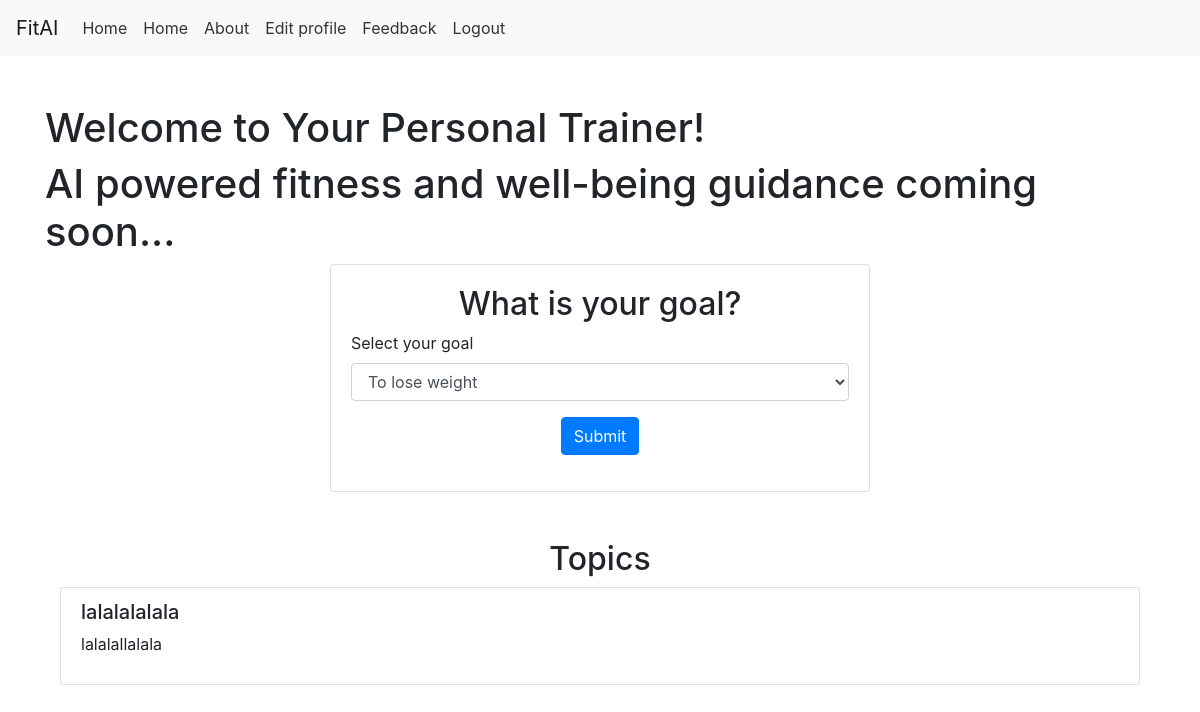
The app's page /user (signed in), older data.
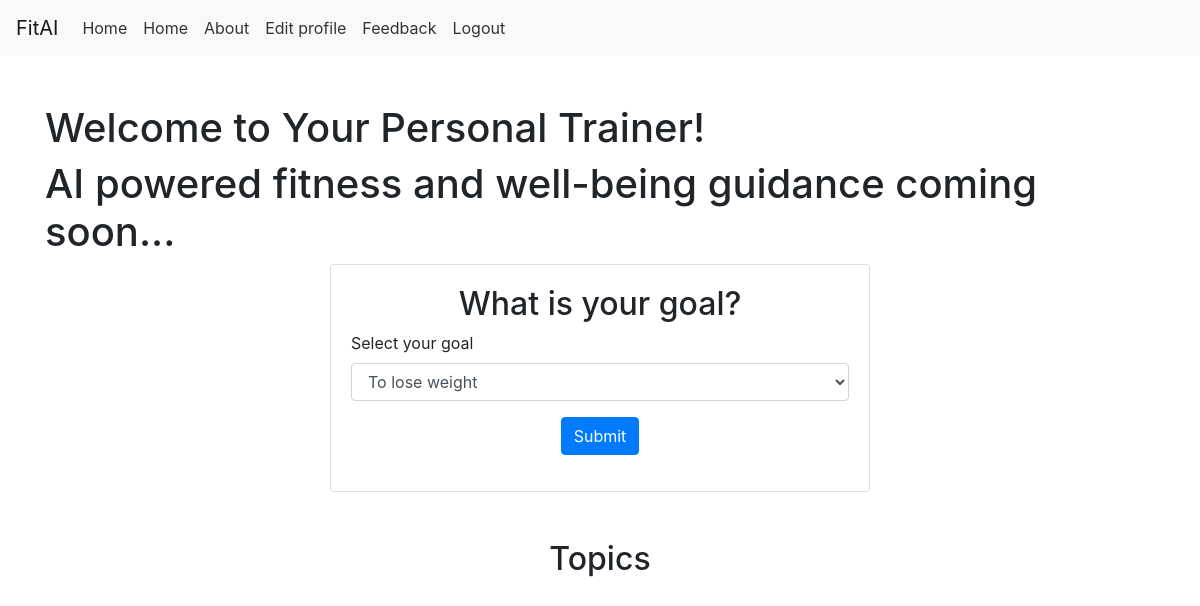
The same page, newer data.
### main.py (models this page shows, shortened)
class Topics(db.Model):
    id = db.Column(db.Integer, primary_key=True)
    title = db.Column(db.String(100), nullable=False)
    description = db.Column(db.Text, nullable=True)

### main.py (the view)
@app.route("/user", methods=["POST", "GET"])
def user():
    if "user" in session:
        email = session["email"]
        user = Users.query.filter_by(email=email).first()
        topics = Topics.query.all()  # לקבל את כל הנושאים
        if request.method == "POST":
            goal = request.form["goal"]
            db.session.commit()
            flash("Information updated successfully!", "success")
            return redirect(url_for("user"))
        return render_template("user.html", email=email, topics=topics)
    else:
        return redirect(url_for("login"))

### main.py (called while the page is built)
@app.context_processor
def inject_user():
    user_email = session.get("email")
    user = Users.query.filter_by(email=user_email).first() if user_email else None
    return dict(current_user=user)

### Templates/user.html (shortened to what this page needs)
{% extends "base.html" %}
{% block content %}
<div class="background-image">
    <div class="container mt-5">
        <div class="welcome-message">
            <h1>Welcome to Your Personal Trainer!</h1>
            <h1>AI powered fitness and well-being guidance coming soon...</h1>
        </div>
        <div class="row">
            <div class="col-md-6 offset-md-3">
                <div class="card">
                    <div class="card-body">
                        <h2 class="text-center">What is your goal?</h2>
                        <form action="/user" method="POST">
                            <div class="form-group">
                                <label for="goal">Select your goal</label>
                                <select name="goal" id="goal" class="form-control">
                                    <option value="lose_weight">To lose weight</option>
                                </select>
                            </div>
                            <div class="form-group text-center mt-3">
                                <input type="submit" class="btn btn-primary" value="Submit">
                            </div>
                        </form>
                    </div>
                </div>
            </div>
        </div>
        <div class="container mt-5">
            <h2 class="text-center">Topics</h2>
            <ul class="list-group">
                {% for topic in topics %}
                    <li class="list-group-item">
                        <h5>{{ topic.title }}</h5>
                        <p>{{ topic.description }}</p>
                    </li>
                {% endfor %}
            </ul>
        </div>
    </div>
</div>
{% endblock %}

Row changes from the older to the newer data that the page shows:
removed Topics: title "lalalalalala", description "lalalallalala"
